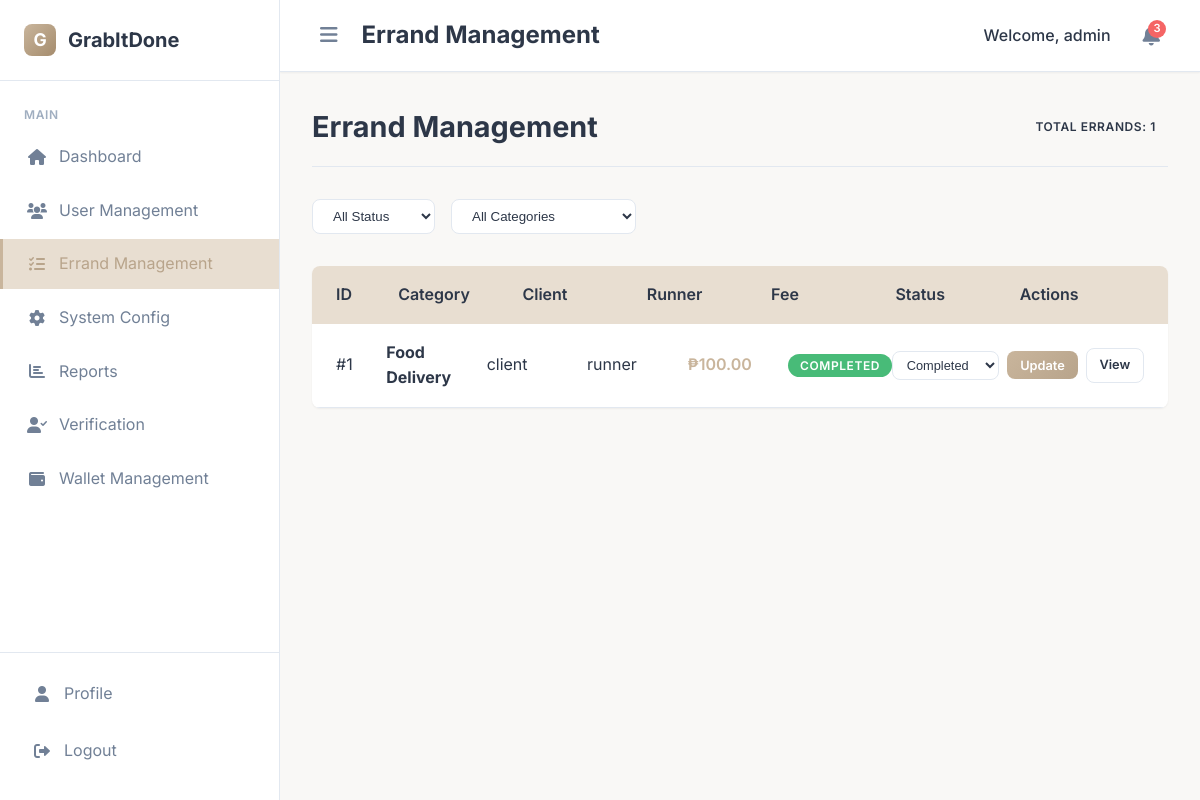
The page /admin/errands (signed in) on the database as committed earlier.
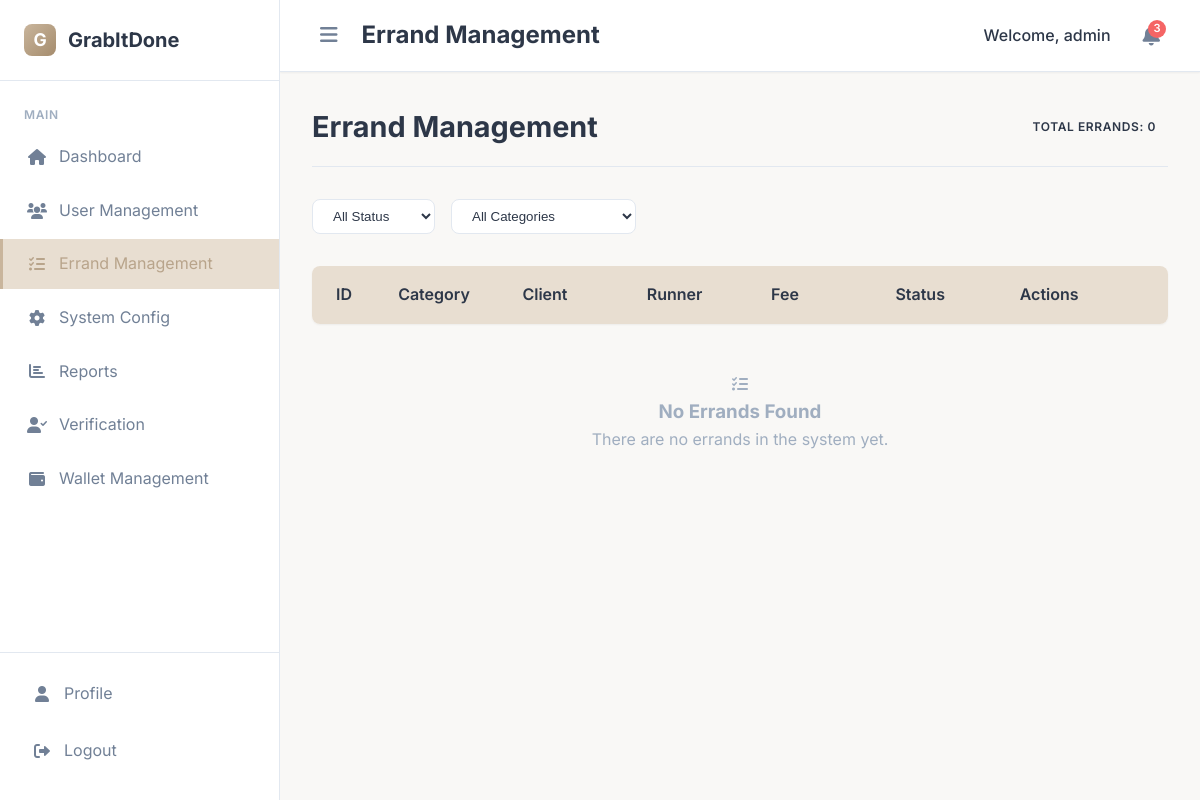
The same page on the database as committed later.
### app/models.py (models this page shows, shortened)
class Errand(db.Model):
    id = db.Column(db.Integer, primary_key=True)
    category = db.Column(db.String(100), nullable=False)
    description = db.Column(db.Text, nullable=False)
    pickup_address = db.Column(db.String(200), nullable=False)
    dropoff_address = db.Column(db.String(200), nullable=False)
    barangay = db.Column(db.String(100), nullable=False)
    preferred_time = db.Column(db.DateTime)
    proposed_fee = db.Column(db.Float, nullable=False)
    final_fee = db.Column(db.Float)
    status = db.Column(db.String(20), default='Pending')
    client_id = db.Column(db.Integer, db.ForeignKey('user.id'), nullable=False)
    runner_id = db.Column(db.Integer, db.ForeignKey('user.id'))
    payment_id = db.Column(db.Integer, db.ForeignKey('payment.id'))
    created_at = db.Column(db.DateTime, default=datetime.utcnow)
    updated_at = db.Column(db.DateTime, default=datetime.utcnow, onupdate=datetime.utcnow)
    accepted_at = db.Column(db.DateTime)
    completed_at = db.Column(db.DateTime)
    payment = db.relationship('Payment', backref='errand_payment', foreign_keys=[payment_id])

class User(db.Model):
    id = db.Column(db.Integer, primary_key=True)
    username = db.Column(db.String(80), unique=True, nullable=False)
    email = db.Column(db.String(120), unique=True, nullable=False)
    password_hash = db.Column(db.String(200), nullable=False)
    role = db.Column(db.String(20), nullable=False)  # client, runner, admin
    first_name = db.Column(db.String(50))
    last_name = db.Column(db.String(50))
    phone = db.Column(db.String(20))
    barangay = db.Column(db.String(100))
    address = db.Column(db.Text)
    bio = db.Column(db.Text)
    vehicle_type = db.Column(db.String(50))
    available_hours = db.Column(db.String(100))
    verified = db.Column(db.Boolean, default=False)
    verification_requested = db.Column(db.Boolean, default=False)
    verification_status = db.Column(db.String(20), default='not_requested')
    last_verification_date = db.Column(db.DateTime)
    rejection_reason = db.Column(db.Text, nullable=True)
    is_active = db.Column(db.Boolean, default=True)
    created_at = db.Column(db.DateTime, default=datetime.utcnow)
    wallet_balance = db.Column(db.Float, default=0.0)
    total_earnings = db.Column(db.Float, default=0.0)  # For runners
    total_spent = db.Column(db.Float, default=0.0)     # For clients
    created_errands = db.relationship('Errand', foreign_keys='Errand.client_id', backref='user_client', lazy=True)
    accepted_errands = db.relationship('Errand', foreign_keys='Errand.runner_id', backref='user_runner', lazy=True)
    client_payments = db.relationship('Payment', foreign_keys='Payment.client_id', backref='payment_client_user', lazy=True)
    runner_payments = db.relationship('Payment', foreign_keys='Payment.runner_id', backref='payment_runner_user', lazy=True)
    wallet_transactions = db.relationship('WalletTransaction', backref='transaction_user', lazy=True)
    user_payment_methods = db.relationship('PaymentMethod', backref='method_owner', lazy=True)
    user_wallet = db.relationship('Wallet', backref='wallet_owner_user', uselist=False)

### app/routes.py (the view)
@bp.route('/admin/errands')
@login_required('admin')
def admin_errands():
    errands = Errand.query.order_by(Errand.created_at.desc()).all()
    return render_template('admin/errand_management.html', errands=errands)

### app/routes.py (called while the page is built)
def validate_session():
    if 'user_id' not in session:
        return False
    session_hash = session.get('session_id')
    cookie_session = request.cookies.get('user_session')
    if not session_hash or not cookie_session:
        return False
    expected_cookie = f"{session['user_id']}_{session_hash}"
    return cookie_session == expected_cookie

### app/templates/admin/errand_management.html (shortened to what this page needs)
{% extends 'base.html' %}
{% block header_title %}Errand Management{% endblock %}
{% block content %}
<div class="page-header">
    <h1 style="margin: 0; font-size: 1.8rem;">Errand Management</h1>
    <span class="badge badge-info">Total Errands: {{ errands|length }}</span>
</div>
<div class="filters">
    <select class="filter-select" id="statusFilter">
        <option value="">All Status</option>
    </select>
    <select class="filter-select" id="categoryFilter">
        <option value="">All Categories</option>
    </select>
</div>
<div class="errands-table">
    <div class="table-header">
        <div>ID</div>
        <div>Category</div>
        <div>Client</div>
        <div>Runner</div>
        <div>Fee</div>
        <div>Status</div>
        <div>Actions</div>
    </div>
    {% for errand in errands %}
    <div class="table-row" data-status="{{ errand.status|lower|replace(' ', '-') }}" data-category="{{ errand.category }}">
        <div class="errand-id">#{{ errand.id }}</div>
        <div class="errand-category">
            <strong>{{ errand.category }}</strong>
        </div>
        <div class="client-info">
            {{ errand.user_client.username }}
        </div>
        <div class="runner-info">
            {{ errand.user_runner.username if errand.user_runner else 'Not assigned' }}
        </div>
        <div class="fee-amount">
            ₱{{ "%.2f"|format(errand.proposed_fee) }}
        </div>
        <div>
            <span class="badge badge-{{ errand.status|lower|replace(' ', '-') }}">
                {{ errand.status }}
            </span>
        </div>
        <div class="action-buttons">
            <form method="POST" action="{{ url_for('main.admin_update_errand_status', errand_id=errand.id) }}" class="status-form">
                <select name="status" class="filter-select" style="font-size: 0.8rem; padding: 0.3rem 0.6rem;">
                    <option value="Completed" {% if errand.status == 'Completed' %}selected{% endif %}>Completed</option>
                </select>
                <button type="submit" class="btn btn-sm btn-primary">Update</button>
            </form>
            <a href="{{ url_for('main.view_errand', errand_id=errand.id) }}" class="btn btn-sm btn-secondary">
                View
            </a>
        </div>
    </div>
    {% endfor %}
</div>
{% if not errands %}
<div class="empty-state">
    <div class="empty-state-icon">
        <i class="fas fa-tasks"></i>
    </div>
    <h3 class="empty-state-title">No Errands Found</h3>
    <p class="empty-state-description">There are no errands in the system yet.</p>
</div>
{% endif %}
{% endblock %}

Rows that differ between the two databases and show on the page:
removed Errand: id "1", category "Food Delivery", user_client.username "client", user_runner "runner", proposed_fee "100.00", status "COMPLETED", status "Completed"
Other text that changed with them:
{{ errands|length }}: "1" → "0"
text now shown: "No Errands Found There are no errands in the system yet."
